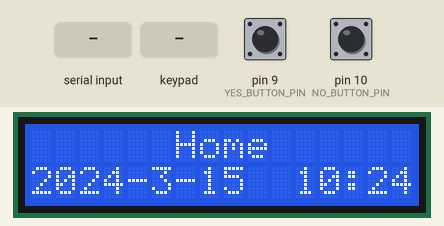
Simulated run of this sketch. Board: Arduino Uno, built for the host (arithmetic inside an expression is 32-bit, double 64-bit). Parts: 16×2 character LCD. Inputs (shaded band) come from the test bench; at power-on: pin 9 (YES_BUTTON_PIN) LOW, pin 10 (NO_BUTTON_PIN) LOW. The local clock reads 2024-03-15 10:24:30 at power-on unless the sketch sets it; the modem accepts every AT command (registered, SIM ready, sends succeed) and sends nothing else; what the sketch prints to the serial monitor is not drawn.

Above: at 2.9 s.
3.0 s: pin 9 (YES_BUTTON_PIN) pulled HIGH for 0.15 s
At 4.0 s:
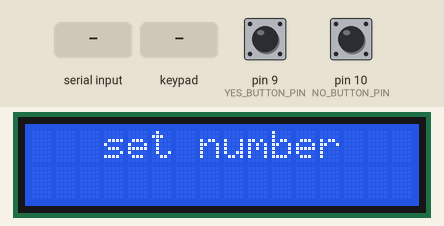
5.7 s: "+CMT\n" received over the second serial link
8.7 s: key '*' pressed
At 9.2 s:
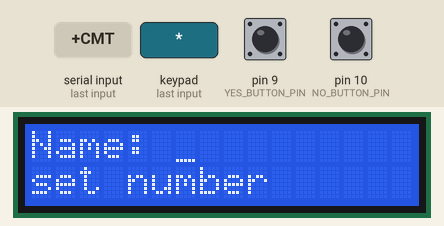
11.5 s: "+CLIP\n" received over the second serial link
14.5 s: "set number\n" received over the second serial link
At 15.7 s:
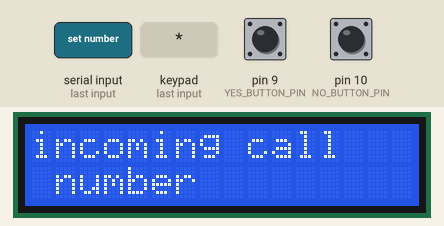
17.5 s: "+CLIP\n" received over the second serial link
At 20.9 s:
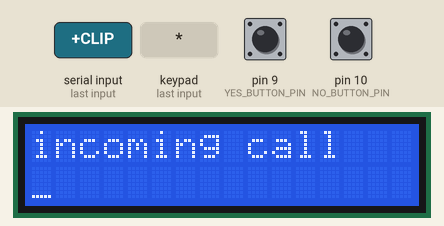
Timing chart, 0 to 21.5 s (numbered marks = the images above; inputs shaded):
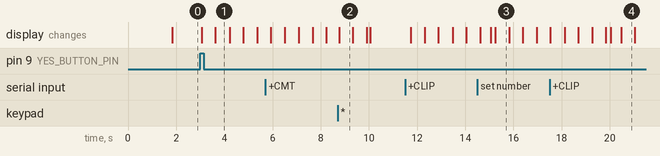

Measured:
- after the input at 3.0 s, the display: changes after 0.06 s (image 1)
- after the input at 8.7 s, the display: changes after 0.06 s (image 2)
- after the input at 14.5 s, the display: first differs from a run without the input after 0.56 s (image 3 shows a later state)
- after the input at 17.5 s, the display: first differs from a run without the input after 2.5 s (image 4 shows a later state)

The sketch:

mobile.ino
```cpp
#include <Keypad.h>
#include <SoftwareSerial.h>
#include <Wire.h>
#include <LCD.h>
#include <LiquidCrystal_I2C.h>
#include <DS1302.h>

/** Номера пинов Arduino, к которым подключается модуль реального времени */
#define CLK_PIN 13
#define DAT_PIN 12
#define RST_PIN 11

#define ROWS 4
#define COLS 4
#define YES_BUTTON_PIN 9
#define NO_BUTTON_PIN 10

// 0, 1, 11, 12, 13, A2, A3


/**
 * С помощью этой переменной будем отрисовывать данные на дисплей
 * Параметры     Addr, En, Rw, Rs, d4, d5, d6, d7, backlighpin, polarity  - почему так задаюся хз((
 * LCD интерфейс нужно подключать SDA -> A4(SDA)   SCL -> A5(SCL)
 */
LiquidCrystal_I2C lcd(0x3F, 2, 1, 0, 4, 5, 6, 7, 3, POSITIVE);

/** заводим Serial-соединение с GPRS-Shield на 7 и 8 цифровых входах */
SoftwareSerial gprsSerial(7, 8);

/** Задаём символы соответствующие кнопкам клавиатуры */
char keys[ROWS][COLS] = {
    {'1','2','3'},
    {'4','5','6'},
    {'7','8','9'},
    {'*','0','#'}
};

char letters[ROWS - 1][COLS][5] = {
        {{' ', '.', '-', ':', '1'}, {'a', 'b', 'c', '2', '2'}, {'d', 'e', 'f', '3', '3'}},
        {{'g', 'h', 'i', '4', '4'}, {'j', 'k', 'l', '5', '5'}, {'m', 'n', 'o', '6', '6'}},
        {{'p', 'q', 'r', 's', '7'}, {'t', 'u', 'v', '8', '8'}, {'w', 'x', 'y', 'z', '9'}}
};

/** Задаём соответствыя, к каким пинам подключена строка. Можно использовать как аналоговые пины, так и цифровые. */
byte rowPins[ROWS] = {2, 3, 4, 5};

/** Задаём соответствыя, к каким пинам подключён столбец. Можно использовать как аналоговые пины, так и цифровые. */
byte colPins[COLS] = {A1, A0, 6};

/** С помощью этой переменной будем получать и обрабатывать данные с кейпада */
Keypad keypad = Keypad(makeKeymap(keys), rowPins, colPins, ROWS, COLS);

/** С помощью этой переменной будем получкать данные с модуля */
DS1302 rtc(RST_PIN, DAT_PIN, CLK_PIN);

/** Строку strNumber используем для набора номера телефона */
String strNumber = "";

/** В строке currStr будем хранить текущую строку, которую передает нам плата GSM */
String currStr = "";

/** Переменная принимает значение True, если текущая строка является сообщением */
boolean isStringMessage = false;

/**
 * Хранит id текущей отображаемой страницы.
 * 0 - главная
 * 1 - набор номера
 * 2 - сохранение контакта
 */
int pageId = 0;

/**
 * Хранит id предыдущей отображаемой страницы.
 */
int lastPageId = -1;


String catalogue[0];


int cursorTime = 0;
String currentTime = "";

int letterIndex = 0;
int lastLetterCount = 0;
String nameStr = "";
char lastNameChar = ' ';


void setup() {
    Serial.begin(9600);
    lcd.begin(16, 2);
    lcd.setBacklight(HIGH); // Включаем подсветку экрана
    lcd.home(); // Переместить курсор на начало

    // GPRS Shield общается по умолчанию на скорости 19200 бод
    gprsSerial.begin(19200);
    // Настраиваем приём сообщений с других устройств
    // Между командами даём время на их обработку
    gprsSerial.print("AT+CMGF=1\r");
    delay(300);
    gprsSerial.print("AT+IFC=1, 1\r");
    delay(300);
    gprsSerial.print("AT+CPBS=\"SM\"\r");
    delay(300);
    gprsSerial.print("AT+CNMI=1,2,2,1,0\r");
    delay(300);
    gprsSerial.println("AT+CLIP=1");
    delay(500);

    pinMode(YES_BUTTON_PIN, INPUT);
    pinMode(NO_BUTTON_PIN, INPUT);
}

void loop() {
    if (monitoringGSM())
        return;
    else if (digitalRead(NO_BUTTON_PIN)) {
        lcd.noCursor();
        pageId = 0;
    } else if (dialingNumber()) {
        return;
    } else if (saveContact()) {
        return;
    }
    homePage();

    cursorTime += 10;
    delay(10);
}

void homePage() {
    if (pageId != 0)
        return;

    if (digitalRead(YES_BUTTON_PIN)) {
        pageId = 1;
        return;
    }

    if (lastPageId != pageId) {
        lcdPrint("Home", 0, 6);
        lastPageId = 0;
        currentTime = "";
    }

    String time = getTime();
    if (time != "" && currentTime != time) {
        currentTime = time;
        lcdPrint(time, 1, 0);
    }
}

bool saveContact() {
    if (pageId != 2) {
        return false;
    }

    if (lastPageId != pageId) {
        lcdPrint(strNumber, 1, 0);
        lcdPrint("Name: ", 0, 0);
        lastPageId = 2;
        cursorTime = 0;
        lastLetterCount = -100;
        nameStr = 0;
    }

    if (cursorTime < 500)
        lcd.cursor();
    else if (cursorTime < 1000)
        lcd.noCursor();
    else
        cursorTime = 0;

    char key = keypad.getKey();
    if (key != NO_KEY) {
        if (lastLetterCount)
        if (key == '#') {

        }
    }


}

/**
 * Обрабатывает страницу набора номера.
 *
 * @return {true}, если пользователь на странице набра номера
 */
bool dialingNumber() {
    if (pageId != 1) {
        return false;
    }
    if (cursorTime < 500)
        lcd.cursor();
    else if (cursorTime < 1000)
        lcd.noCursor();
    else
        cursorTime = 0;

    if (lastPageId != pageId) {
        strNumber = "set number";
        lcdPrint("set number", 0, 3);
        lcdPrint("", 1, 3);
        lastPageId = 1;
        cursorTime = 0;
    }

    char key = keypad.getKey();
    if (key != NO_KEY) {
        if (key == '#') {
            strNumber = "set number";
            lcdPrint("set number", 0, 3);
            lcdPrint("", 1, 3);
       /* } else if (key == '*') {
            if (strNumber[0] == '8')
                strNumber = "+7" + strNumber.substring(1, strNumber.length());
            else if (strNumber[0] == '7')
                strNumber = "+" + strNumber;
            callTo(strNumber);
            lcd.noCursor();
       */ } else if (key == '*') {
            pageId = 2;
        } else {
            if (strNumber == "set number") {
                strNumber = "";
            }
            strNumber += key;
            lcdPrint(strNumber, 1, 3);
        }
    }

}


/**
 * @return текущее время с модуля времени.
 */
String getTime() {
    Time t = rtc.time();

    if (t.yr == 2000) {
        return "";
    }
    String result = "";

    result += t.yr;
    result += "-";
    result += t.mon;
    result += "-";
    result += t.date;
    result += "  ";
    result += t.hr;
    result += ":";
    result += t.min;

    return result;
}

/**
 * Функция опрашивает GSM модуль на наличие входящего звонка или СМС.
 * При их наличии реагирует должным образом.
 * Для ответа используется функция answerToCall()
 * Для прочтения СМС используется функция readSMS()
 */
bool monitoringGSM() {
    touch();

    if (!gprsSerial.available())
        return false;

    // Считываем очередной символ с платы
    char currSymbol = gprsSerial.read();

    if ('\r' == currSymbol) {
        if (currStr.startsWith("+CMT")) {
            //если текущая строка начинается с "+CMT",
            //то следующая строка является сообщением
            isStringMessage = true;
        } else if (isStringMessage) {
            readSMS(currStr);
            isStringMessage = false;
        } else if (currStr == "RING") {
            currStr = "";
            return true;
        } else if (currStr.startsWith("+CLIP")) {
            // Получен символ перевода строки, это значит, что текущее
            // сообщение от платы завершено и мы можем на него отреагировать.
            // Если текущая строка - это RING, то значит, нам кто-то звонит
            answerToCall(currStr.substring(8, 20));
            Serial.println(currStr);
        }
        currStr = "";
    } else if (currSymbol != '\n') {
        // Дополняем текущую команду новым сиволом
        // При этом игнорируем второй символ в последовательности переноса
        // строки: \r\n
        currStr += String(currSymbol);
    }

    return true;
}

/**
 * Ответ на входящий звонок
 */
void answerToCall(String number) {
    lcdPrint("incoming call", 0, 0);
    lcdPrint(number, 1, 0);

    if (number == "+79507775731")
        gprsSerial.println("ATA");
    else {
        char key = keypad.getKey();

        if (key == '*')
            gprsSerial.println("ATA");
        else if (key == '#')
            gprsSerial.println("AT+CHUP");
    }
}

/**
 * Cразу после вызова функции начинаем звонить по заданному номеру
 *
 * @param number - номер телефона в формате "+79XXXXXXXXX"
 */
void callTo(String number) {
    lcdPrint("call to", 0, 0);
    lcdPrint(number, 1, 0);

    gprsSerial.print("ATD + ");
    gprsSerial.print(number);
    gprsSerial.println(";");
}

/**
 * Разбираем СМС.
 *
 * @param message - текст сообщения
 */
void readSMS(String message) {
    Serial.println(message);
    lcdPrint("Incoming message", 0, 0);
    lcdPrint(message, 1, 0);
    // Пересылаем полученное сообщение
    sendSMS(message, "+79507775731");
}

/**
 * Отправляем СМС сообщение на указаный номер.
 *
 * @param message - текст сообщения
 * @param number - номер телефона в формате "+79XXXXXXXXX"
 */
void sendSMS(String message, String number) {
    // Устанавливает текстовый режим для SMS-сообщений
    gprsSerial.print("AT+CMGF=1\r");
    delay(100); // даём время на усваивание команды

    // Устанавливаем адресата: телефонный номер в формате "+79XXXXXXXXX"
    gprsSerial.print("AT + CMGS = \"");
    gprsSerial.print(number);
    gprsSerial.println("\"");
    delay(100);

    // Пишем текст сообщения
    gprsSerial.println(message);
    delay(1000);

    // Отправляем Ctrl+Z, обозначая, что сообщение готово
    gprsSerial.println((char)26);
}

/**
 * Отрисовывает строку на дисплей
 *
 * @param msg       - строка
 * @param numberStr - номер строки на которой отобразить "msg"
 *                    (0 первая строка, 1 вторая строка)
 */
void lcdPrint(String msg, int numberStr, int startSymbol) {
    lcd.setCursor(0, numberStr);
    lcd.print("                ");
    lcd.setCursor(startSymbol, numberStr);
    lcd.print(msg);
}

/**
 * Функция провоцирует поддержание коммуникации с платой даже если
 * та была перезагружена без перезагрузки Arduino
 */
int updateTime = 0;
void touch() {
    if (millis() >= updateTime) {
        gprsSerial.println("AT");
        updateTime += 5000;
    }
}
```
